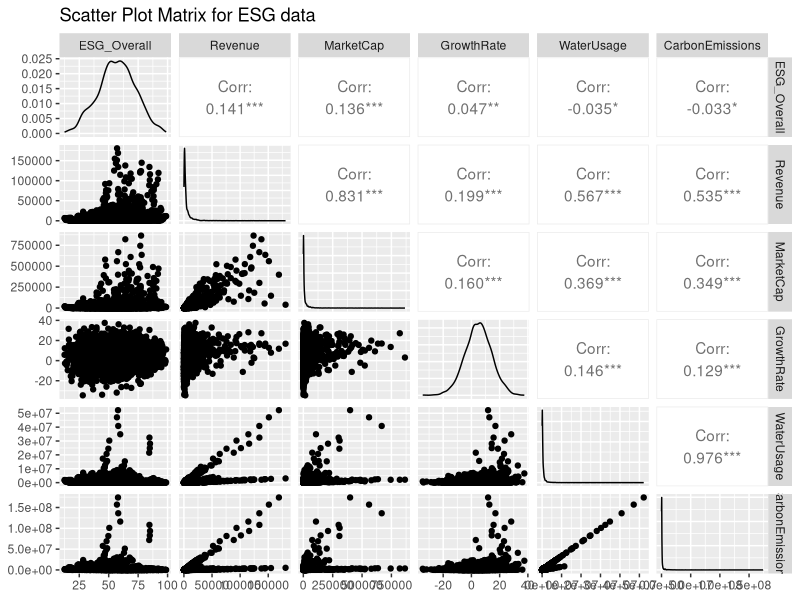

Reproduce this figure in R. (Note: this script raises an error after producing the figure.)
################################################################################
###################      MULTIPLE LINEAR REGRESSION    #########################


esg_data <- read.csv("esg_financial_dataset.csv", row.names = 1)
head(esg_data)

# Vorremmo studiare la relazione tra Market capitalization congiuntamente a diverse covariate
# (Industry, ESG_Overall, Revenue, GrowthRate, WaterUsage, CarbonEmission)

# check variables

summary(esg_data)

#visualize data

Scatter_Matrix <- GGally::ggpairs(esg_data[,-1], 
                                  title = "Scatter Plot Matrix for ESG data", 
                                  axisLabels = "show") 
Scatter_Matrix

# relazioni marginali risposta-covariata: 
# - market cap e revenue hanno una relazione lineare (vediamo anche correlazione = 0.831)
# - WaterUsage e Carbon Emissions hanno una correlazione di circa 0.35 con MarketCap
# - ESG_Overall e MarketCap sembrano non avere una relazione lineare
# - GrowthRate e MarketCap sembrano non avere una relazione lineare
# dobbiamo stare attenti alla correlazione anche tra covariate: dobbiamo evitare la multicollinearità

# plot industry

ggplot(esg_data, aes(x = Industry)) +
  geom_bar(aes(y = ..count..), fill = "pink") +
  labs(x = "Industry",
       y = "Frequency") +
  theme_minimal()

ggplot(esg_data, aes(x = Industry, y = MarketCap, fill = Industry)) + 
  geom_boxplot() +
  ylim(0, 200000) + #migliorare la visualizzazione: abbiamo ridimensionato il range di MarketCap
  labs(title = "Boxplot",
       x = "Industry",
       y = "MarketCap") +
  theme_minimal()

#multiple linear regression
mod <- lm(MarketCap~., data=esg_data)
summary(mod)

# WaterUsage, CarbonEmissions, Revenue, IndustryTechnology e IndustryFinance hanno coefficienti significativi
# R2=0.7226 --> modello abbastanza buono
# F-statistic pone sotto H0: tutti coefficienti (no intercetta)=0 
# il pvalue è al di sotto di ogni soglia alpha --> rifiutiamo H0

# verifica assunzioni modello lineare
par(mfrow=c(2,2))
plot(mod)

# plot in alto-sinistra: sembra ci sia un leggero pattern --> forse problemi con linearità
# plot in alto-destra: code pesanti
# plot in basso-sinistra: omoschedasticità non sembra propriamente rispettata
# plot in alto-destra: qualche problema con influential points (76, 3034)

#interaction

ggplot(esg_data, aes(x = GrowthRate, y = MarketCap, color = Industry)) +
  geom_point(size = 1, shape=3) +
  geom_smooth(method = "lm", se = FALSE) +  # Adds linear regression lines
  labs(
    x = "GrowthRate",
    y = "MarketCap",
    color = "Industry"
  ) + ylim(0, 35000) + 
  theme_minimal()

ggplot(esg_data, aes(x = Revenue, y = MarketCap, color = Industry)) +
  geom_point(size = 1, shape=3) +
  geom_smooth(method = "lm", se = FALSE) +  # Adds linear regression lines
  labs(
    x = "GrowthRate",
    y = "MarketCap",
    color = "Industry"
  ) + ylim(0, 35000) + 
  theme_minimal()

ggplot(esg_data, aes(x = WaterUsage, y = MarketCap, color = Industry)) +
  geom_point(size = 1, shape=3) +
  geom_smooth(method = "lm", se = FALSE) +  # Adds linear regression lines
  labs(
    x = "GrowthRate",
    y = "MarketCap",
    color = "Industry"
  ) + ylim(0, 35000) + 
  theme_minimal()

#dai plot sembra che tutti possano essere buoni candidati per interazioni
# proviamo ad aggiungere GrowthRate:Industry 

#add interaction
mod_int <- lm(MarketCap ~ . + GrowthRate:Industry, data = esg_data)
summary(mod_int)#interazioni non significative
#leggero incremento di R2
plot(mod_int)
# simile interpretazioni

#esercizio: provate a valutare le altre interazioni
